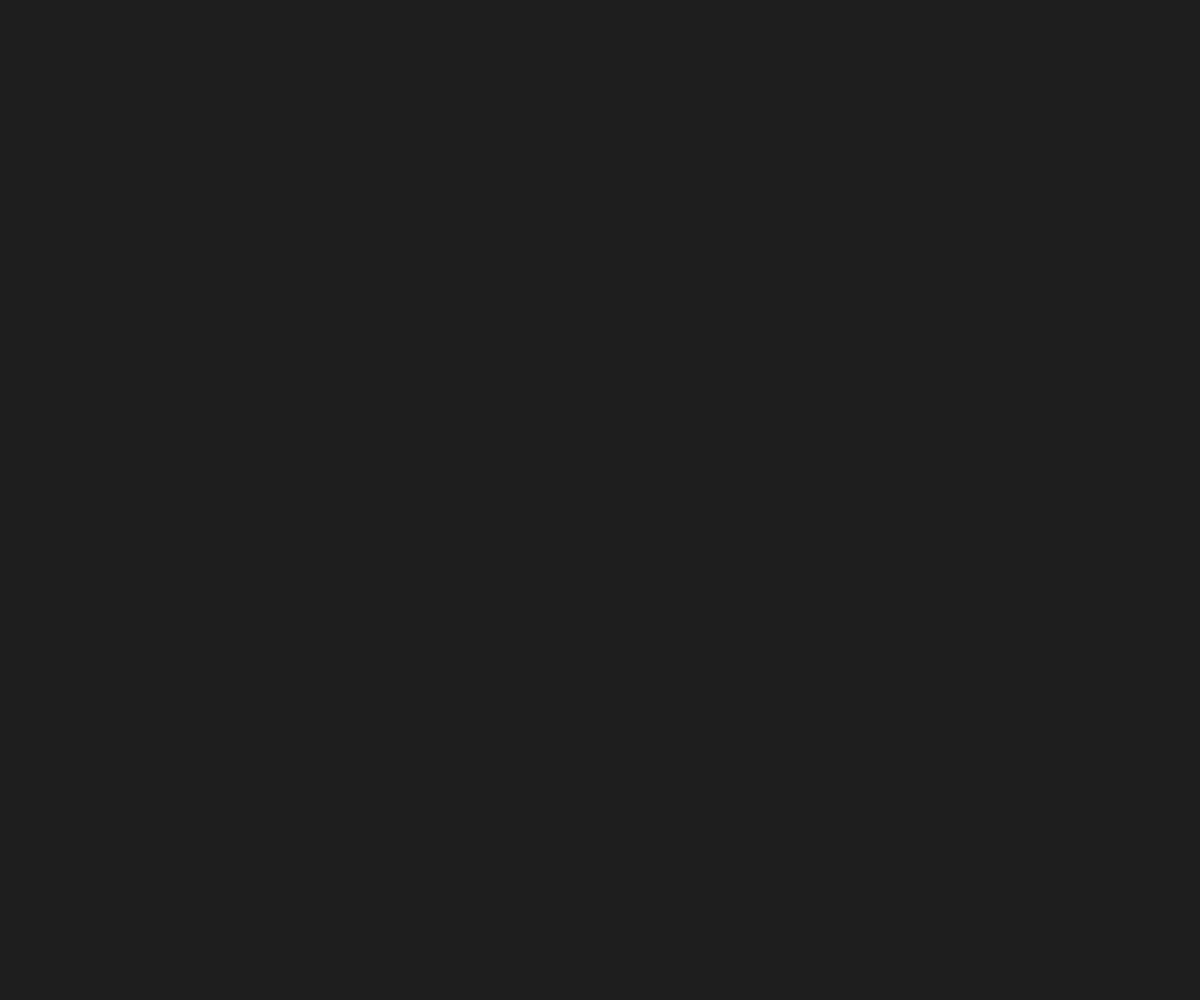
Frame 1 (no input)
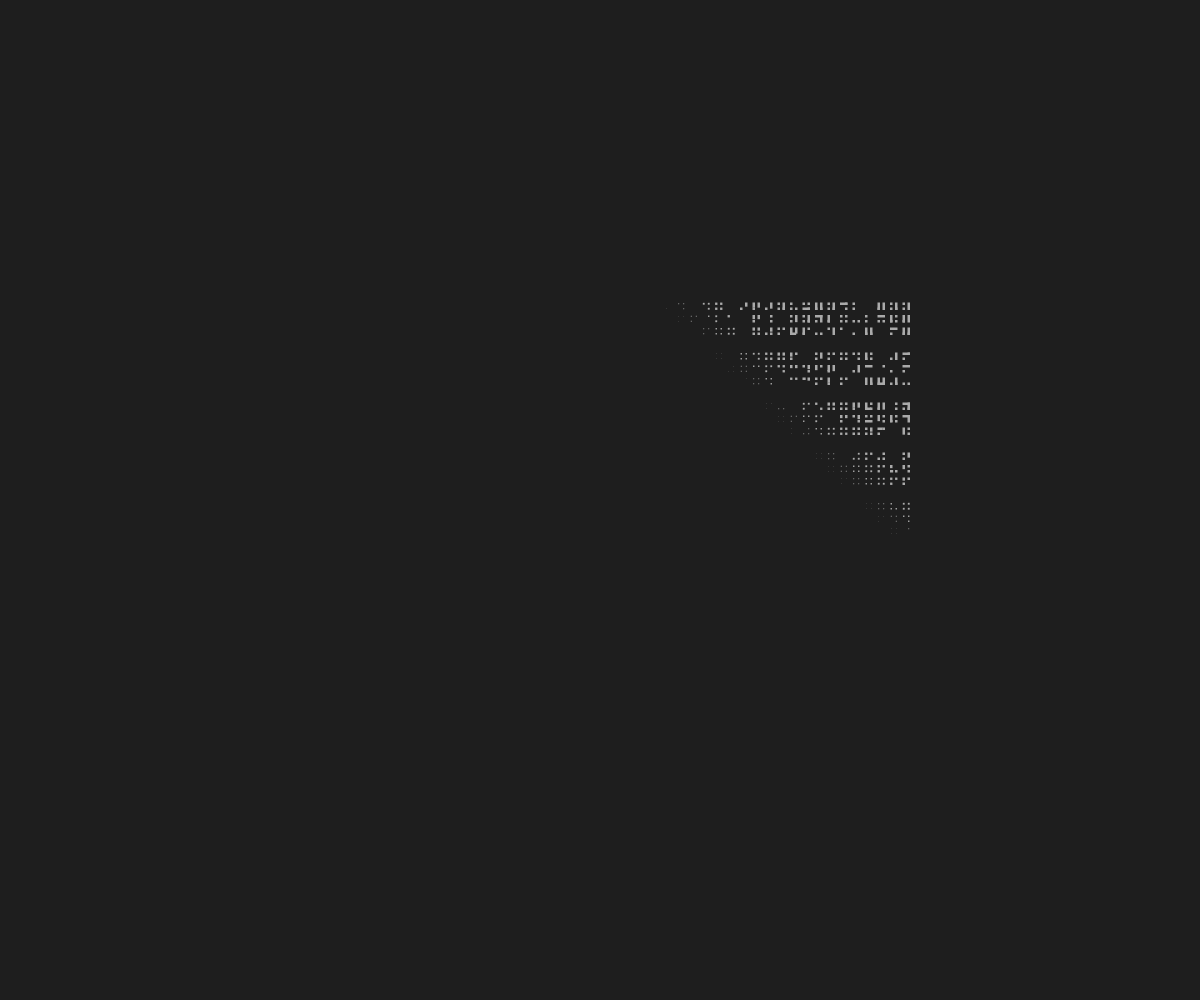
Frame 60 (no input)
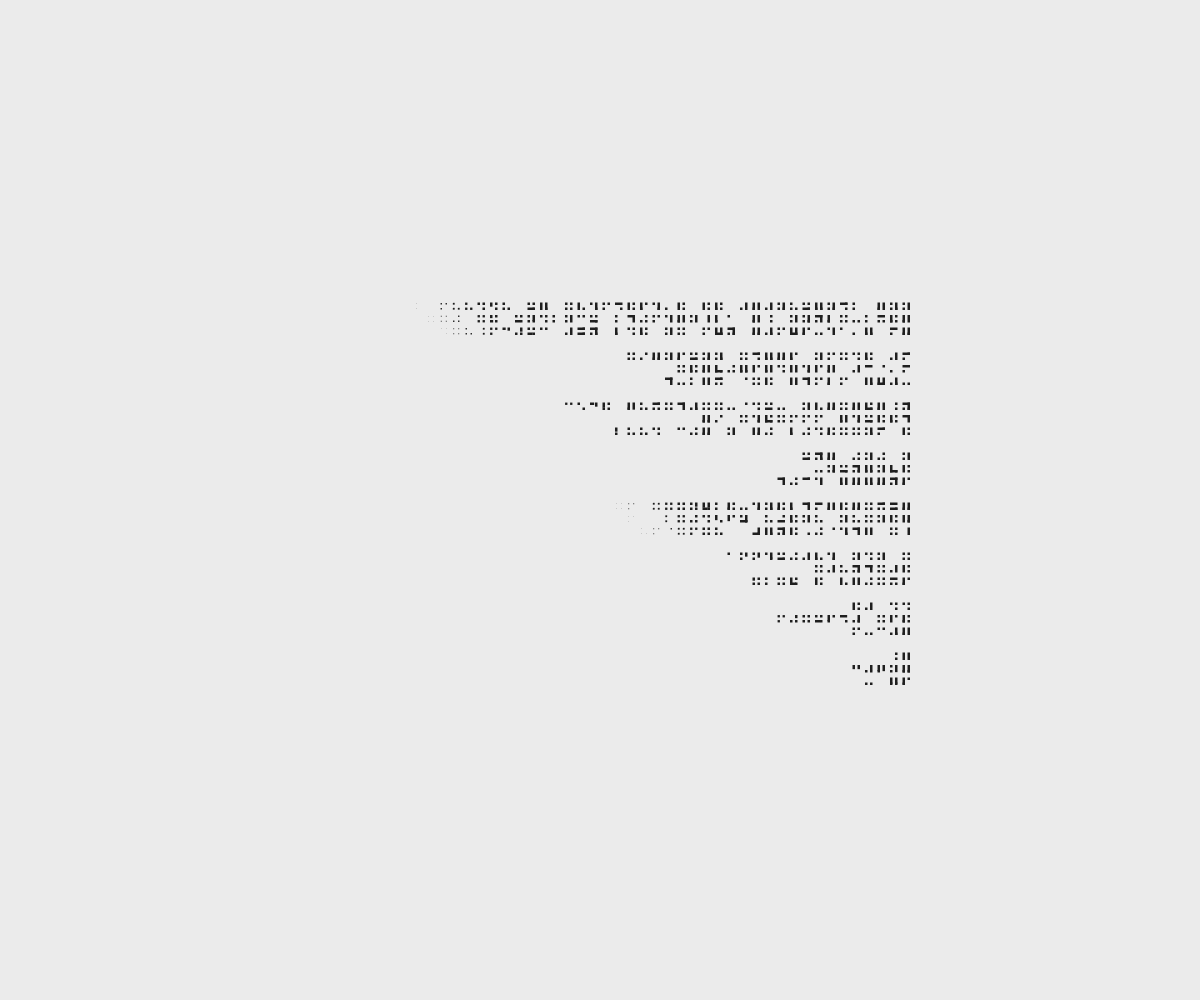
Frame 120 (the mouse pressed at the canvas centre since frame 60)

The p5.js sketch that drew these frames (run headless with seeded random() and noise() and a simulated clock; from frame 60 on, the mouse is pressed at the canvas centre):

// p5.js sketch
// ── sketch.js
function setup() {
  createCanvas(window.innerWidth, window.innerHeight);
  window.onresize = () => resizeCanvas(window.innerWidth, window.innerHeight);
  newPoem();
}

function draw() {
  render();
}
var majorGrid = 20;
var minorGrid = 12.5;

var nightFactor = 1;
var nightMode = 1;

var p, ltr, ttb, s, symbolic = true;
function newPoem(){
  symbolic = !symbolic;
  p = (symbolic?genPoem:genPoemNS)();
  ltr = Math.random() < 0.5 ? 1 : -1;
  ttb = Math.random() < 0.33;
  s = getPoemSize(p);
}
var timer = 0;
function mousePressed(){
  nightMode = +!nightMode;
}
function render() {
  background(235 - 205*nightFactor);
  translate(width/2, height/2);
  noStroke();
  fill(30+140*nightFactor);

  nightFactor = lerp(nightFactor, nightMode, 0.1);

  var x = 0,
    y = 0;
  var poemTime = min(max(p.length/5, 3.5), 10);
  var grid = symbolic?majorGrid:minorGrid;
  if (ttb) translate(- ltr*grid * s[1] / 2, - grid * s[0] / 2);
  else translate(- ltr * grid * s[0] / 2, - grid * s[1] / 2);
  var stillVisible = false;
  for (var i = 0; i < p.length; i += 1) {
    var animCoordinate;
    if (p[i] == 0) {
      if (ttb) {
        x += grid;
        y = 0;
      } else {
        x = 0;
        y += grid;
      }
    } else {
      if(ttb) animCoordinate = x/10 + y/10;
      else animCoordinate = x/10 + y/10;
      push();
      translate(ltr * x, y);
      if(ttb) y += grid;
      else x += grid;
      var localTime = min(max(timer*2-animCoordinate/grid,0),1)
                * min(max(animCoordinate/grid + (poemTime - timer) * 2,0),1);
      (symbolic?glyph:letter)(p[i], localTime);
      if(localTime > 0) stillVisible = true;
      pop();
    }
  }
  timer+=1/60;
  if(timer > poemTime && !stillVisible){
    timer = 0;
    newPoem();
  }
}

function getPoemSize(poem) {
  var textify = poem.map((a) => a == 0 ? "\n" : "#").join("");
  return [textify.split("\n").reduce((a, b) => Math.max(a, b.length), 0), textify.split("\n").length];
}


function genPoemNS() {
  var stanza = genStanzaNS();
  var p = expandAFewTimes(stanza, 1, 0.9, stanza.length*5);
  // Consolidate newlines
  p = p.filter((c,i)=>i<p.length-2&&!(p[i]<=0&&p[i+1]<=0&&p[i+2]<=0))
  while(p.length>0&&p[p.length-1]==0){
    p.pop();
  }
  return p;
}

function genStanzaNS() {
  return genStanzaLengths().reduce((a, b) => a.concat(genSentenceNS(min(10,b))), []).concat([0]);
}
function genSentenceNS(length) {
  if (length <= 0) return [0];
  if (length <= 1) return [1 / Math.random(), 0];
  return genWord(min(10,2/Math.random()-1)).concat(genSentenceNS(length - 1))
}
function genWord(length){
  if (length <= 1) return [1 / Math.random(), -1];
  return [100 / Math.random() - 99].concat(genWord(length - 1));
}

function genPoem() {
  var stanza = genStanza();
  var p = expandAFewTimes(stanza, 1, 0.9, stanza.length*9);
  // Consolidate newlines
  p = p.filter((c,i)=>i<p.length-2&&!(p[i]==0&&p[i+1]==0&&p[i+2]==0))
  while(p.length>0&&p[p.length-1]==0){
    p.pop();
  }
  return p;
}

function genStanza() {
  return genStanzaLengths().reduce((a, b) => a.concat(genSentence(b)), []).concat([0]);
}

function genStanzaLengths() {
  return expandAFewTimes([min(14 / Math.random() - 7, 10)], 1, 0.99, 8);
}

function genSentence(length) {
  if (length <= 0) return [0];
  if (length <= 1) return [1 / Math.random(), 0];
  return [100 / Math.random() - 99].concat(genSentence(length - 1))
}

function expandAFewTimes(list, prob, probFalloff, maxLength) {
  if (list.length > maxLength) return list.slice(maxLength);
  if (Math.random() < prob) return expandAFewTimes(getExpander()(list), prob * probFalloff, probFalloff, maxLength);
  return list;
}

function getExpander() {
  return expanders[Math.random() * expanders.length | 0];
}
var expanders = [ab, aba];

function ab(poem) {
  return poem.concat(variation(poem));
}

function aba(poem) {
  return poem.concat(variation(poem), variationsmall(poem));
}

function variation(poem) {
  return poem.filter((a) => a == 0 ? true : Math.random() < 0.5).map((a) => a == 0 ? a : a > 1.5 ? a * (Math.random() * 0.4 + 0.8) : a);
}
function variationsmall(poem) {
  return poem/*.filter((a) => a == 0 ? true : Math.random() < 0.95)*/.map((a) => a == 0 ? a : a > 1.5 ? a * (Math.random() * 0.2 + 0.9) : a);
}

function glyph(charCode, anim) {
  push();
  scale(5);
  let anim1 = min(anim, 0.5) * 2;
  let anim2 = max(anim - 0.5, 0) * 2;
  [-1, 0, 1].forEach((x) => {
    [-1, 0, 1].forEach((y) => {
      if (noise(5 * x, 5 * y, charCode) < 0.4 && x <= 0) {
        rect(x - 0.25 * anim1, y - 0.25 * anim1, 0.5 * anim1 + anim2, 0.5 * anim1);
      } else if (noise(charCode, 5 * x, 5 * y) > 0.4 && y <= 0) {
        rect(x - 0.25 * anim1, y - 0.25 * anim1, 0.5 * anim1, 0.5 * anim1 + anim2);
      } else if (abs(noise(5 * x, charCode, 5 * y) - 0.5) < 0.1) {
        rect(x - 0.25 * anim1, y - 0.25 * anim1, 0.5 * anim1, 0.5 * anim1);
      }
    })
  })
  pop();
}
function letter(charCode, anim) {
  if(charCode == -1) return;
  push();
  scale(5);
  let anim1 = min(anim, 0.5) * 2;
  let anim2 = max(anim - 0.5, 0) * 2;
  [-0.5, 0.5].forEach((x) => {
    [-0.5, 0.5].forEach((y) => {
      if (noise(5 * x+1, 5 * y+1, charCode) < 0.4 && x <= 0) {
        rect(x - 0.25 * anim1, y - 0.25 * anim1, 0.5 * anim1 + anim2, 0.5 * anim1);
      } else if (noise(charCode, 5 * x+1, 5 * y+1) > 0.5 && y <= 0) {
        rect(x - 0.25 * anim1, y - 0.25 * anim1, 0.5 * anim1, 0.5 * anim1 + anim2);
      } else if (abs(noise(5 * x+1, charCode, 5 * y+1) - 0.5) < 0.1) {
        rect(x - 0.25 * anim1, y - 0.25 * anim1, 0.5 * anim1, 0.5 * anim1);
      }
    })
  })
  pop();
}
